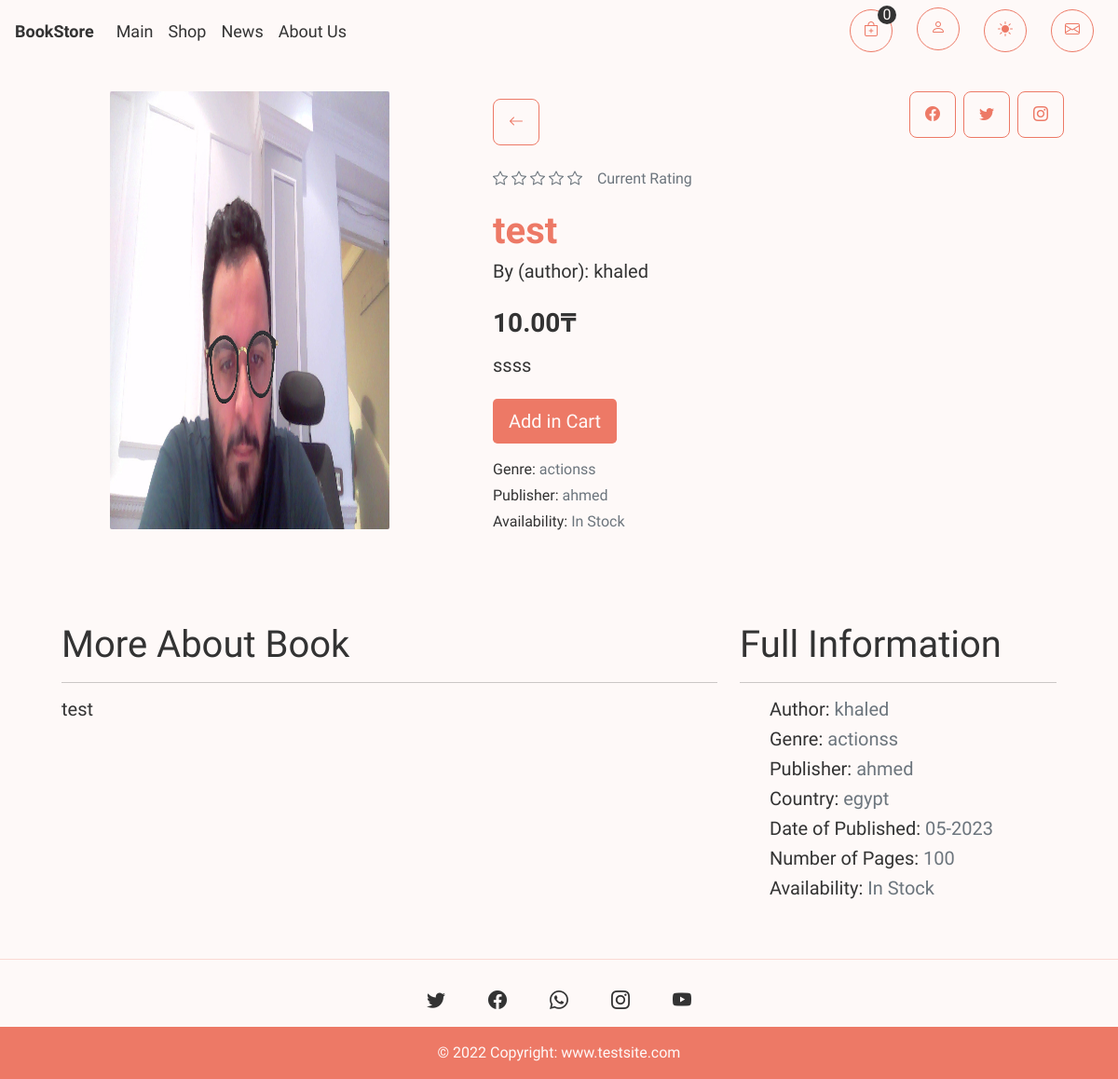
Screenshot of /shop/book/test/ with the database file from the repository.
### shop/models.py (models this page shows, shortened)
class Book(models.Model):
    title = models.CharField(max_length=100)
    mini_content = models.CharField(max_length=100, null=True)
    price = models.DecimalField(max_digits=7, decimal_places=2)
    slug_book = models.SlugField(max_length=255, unique=True, db_index=True, verbose_name="URL")
    author = models.ForeignKey('Authors', on_delete=models.PROTECT, null=True, default=None)
    genre = models.ForeignKey('Genres', on_delete=models.PROTECT, null=True, default=None)
    country = models.ForeignKey('Countries', on_delete=models.PROTECT, null=True, default=None)
    year_of_published = models.DateTimeField()
    content = models.TextField(blank=True)
    publisher = models.ForeignKey('Publisher', on_delete=models.PROTECT, null=True, default=None)
    number_of_pages = models.IntegerField()
    number_of_books = models.IntegerField()
    photo_of_book = models.ImageField(upload_to="books_photos/%Y/%m/%d/")
    class Meta:
        verbose_name_plural = 'Books'
    def get_book(self, slug):
        return self.objects.select_related('author', 'genre', 'country', 'publisher').get(slug_book=slug)

class Authors(models.Model):
    name = models.CharField(max_length=100)
    photo = models.ImageField(upload_to="author_photos/%Y/%m/%d/")
    info = models.TextField(blank=True)
    slug = models.SlugField(max_length=255, unique=True, db_index=True)
    def __str__(self):
        return self.name
    class Meta:
        verbose_name_plural = 'Authors'

class Genres(models.Model):
    name = models.CharField(max_length=100)
    photo = models.ImageField(upload_to="genre_photos/%Y/%m/%d/")
    info = models.TextField(blank=True)
    slug = models.SlugField(max_length=255, unique=True, db_index=True)
    def __str__(self):
        return self.name
    class Meta:
        verbose_name_plural = 'Genres'

class Publisher(models.Model):
    name = models.CharField(max_length=75)
    photo = models.ImageField(upload_to="publisher_photos/%Y/%m/%d/")
    year = models.IntegerField()
    info = models.TextField(blank=True)
    slug = models.SlugField(max_length=255, unique=True, db_index=True)
    def __str__(self):
        return self.name
    class Meta:
        verbose_name_plural = 'Publishers'

class Countries(models.Model):
    name = models.CharField(max_length=50)
    photo = models.ImageField(upload_to="country_photos/%Y/%m/%d/")
    info = models.TextField(blank=True)
    slug = models.SlugField(max_length=255, unique=True, db_index=True)
    def __str__(self):
        return self.name
    class Meta:
        verbose_name_plural = 'Countries'

### shop/views.py (the view)
# urls.py: path('book/<slug:book_slug>/', show_book, name='book'),
def show_book(request, book_slug):
    book = Book.get_book(Book, book_slug)
    return render(request, 'shop/book.html', {'book': book})

### shop/templatetags/shop_tags.py (called while the page is built, shortened)
@register.simple_tag(takes_context=True)
def load_user_info(context):
    request = context['request']
    if request.user.is_authenticated:
        customer = request.user.customer
        order, created = Order.objects.get_or_create(customer=customer, complete=False)
        items = order.orderitem_set.all().select_related('book', 'book__author')
        card_items = order.get_cart_items
    else:
        try:
            cart = json.loads(request.COOKIES['cart'])
        except KeyError:
            cart = {}
        card_items = 0
        order = {'get_cart_total': 0, 'get_cart_items': 0}
        items = []
    return {'items': items, 'order': order, 'card_items': card_items, }

### shop/templates/shop/book.html
{% extends 'shop/layout.html' %}
{% load static %}
{% block content %}
<link rel="stylesheet" href="{% static 'shop/css/book.css' %}">
    <div class="container">
        <div class="row py-3 justify-content-center">
            <div class="col-xl-5 text-center mb-5">
                <div class="book-img mt-3">
                    <img src="{{book.photo_of_book.url}}" id="book-img-id" class="img-fluid">
                </div>
            </div>
            <div class="col-xl-7 justify-content-center mb-5 px-4 book-info">
                <div class="mb-3 mt-3 d-flex align-items-center justify-content-between">
                    <a href="{% url 'shop' %}" class="share-icon"><i class="bi bi-arrow-left"></i></a>
                    <ul class="d-flex align-items-center">
                        <li class="mx-1">
                            <a href="#" class="share-icon"><i class="bi bi-facebook"></i></a>
                        </li>
                        <li class="mx-1">
                            <a href="#" class="share-icon"><i class="bi bi-twitter"></i></a>
                        </li>
                        <li class="mx-1">
                            <a href="#" class="share-icon"><i class="bi bi-instagram"></i></a>
                        </li>
                    </ul>
                </div>
                <div class="d-flex align-items-center mb-3 text-muted">
                    <div class="mb-1">
                        <i class="bi bi-star"></i>
                        <i class="bi bi-star"></i>
                        <i class="bi bi-star"></i>
                        <i class="bi bi-star"></i>
                        <i class="bi bi-star"></i>
                    </div>
                    <span class="px-3 mb-1">Current Rating</span>
                </div>
                <h1 class="mb-1 text-main-info"><strong>{{book.title}}</strong></h1>
                <div class="mb-4">
                    <small class="book-character-text">By (author):</small><a class="text-decoration-none book-character-link book-character-text" href="{% url 'category' 'author' book.author.slug %}"> {{book.author}}</a>
                </div>
                <div class="mb-3">
                    <h3><strong>{{book.price}}₸</strong></h3>
                </div>
                <h5 class="mb-4">
                    {{book.mini_content}}
                </h5>
                {% if book.number_of_books > 0 %}
                <div class="mb-3">
                    <a class="btn btn-lg card-btn-cl update-cart" data-book="{{book.pk}}" data-action="add">Add in Cart</a>
                </div>
                {% else %}
                <div class="mb-3">
                    <h3 class="text-muted"><strong>Unfortunately this item is out of stock</strong></h3>
                </div>
                {% endif %}
                <ul class="mb-4 ul-list">
                    <li class="mb-1">
                        <span>Genre:</span>
                        <a href="{% url 'category' 'genre' book.genre.slug %}" class="text-muted text-decoration-none">{{book.genre}}</a>
                    </li>
                    <li class="mb-1">
                        <span>Publisher:</span>
                        <a href="{% url 'category' 'publisher' book.publisher.slug %}" class="text-muted text-decoration-none">{{book.publisher}}</a>
                    </li>
                    <li class="mb-1">
                        <span>Availability:</span>
                        {% if book.number_of_books >= 1 %}
                        <a class="text-muted text-decoration-none">In Stock</a>
                        {% else %}
                        <a class="text-muted text-decoration-none">Not Available</a>
                        {% endif %}
                    </li>
                </ul>
            </div>
        </div>
        <div class="row mt-2 px-4 additional-info">
            <div class="col-lg-8 mb-5">
                <h1>More About Book</h1>
                <hr>
                <h5>{{book.content}}</h5>
            </div>
            <div class="col-lg-4 mb-5">
                <h1>Full Information</h1>
                <hr>
                <ul>
                    <li class="my-2">
                        <h5>Author: <a href="{% url 'category' 'author' book.author.slug %}" class="text-muted text-decoration-none">{{book.author}}</a></h5>
                    </li>
                    <li class="my-2">
                        <h5>Genre: <a href="{% url 'category' 'genre' book.genre.slug %}" class="text-muted text-decoration-none">{{book.genre}}</a></h5>
                    </li>
                    <li class="my-2">
                        <h5>Publisher: <a href="{% url 'category' 'publisher' book.publisher.slug %}" class="text-muted text-decoration-none">{{book.publisher}}</a></h5>
                    </li>
                    <li class="my-2">
                        <h5>Country: <a href="{% url 'category' 'country' book.country.slug %}" class="text-muted text-decoration-none">{{book.country}}</a></h5>
                    </li>
                    <li class="my-2">
                        <h5>Date of Published: <a class="text-muted text-decoration-none">{{book.year_of_published|date:'m-Y'}}</a></h5>
                    </li>
                    <li class="my-2">
                        <h5>Number of Pages: <a class="text-muted text-decoration-none">{{book.number_of_pages}}</a></h5>
                    </li>
                    <li class="my-2">
                        <h5>Availability:
                            {% if book.number_of_books >= 1 %}
                                <a class="text-muted text-decoration-none">In Stock</a>
                            {% else %}
                                <a class="text-muted text-decoration-none">Not Available</a>
                            {% endif %}
                        </h5>
                    </li>
                </ul>
            </div>
        </div>
    </div>
{% endblock %}

### shop/static/shop/css/main.css (style rules this page uses)
:root { --primary-color: #fef9f8; --secondary-color: #333; --third-color: #f5eec2; --first-light-color: #ed7966; --first-light-color-hover: #d56c5b; --light-color-hover: #fdf1ef; --light-color-opacity: rgba(237, 121, 102, 0.85); }
html { visibility: hidden; overflow-x: hidden; }
body { background-color: var(--primary-color); color: var(--secondary-color); font-family: 'Work Sans', sans-serif; }
.text-main-info { color: var(--first-light-color); }
.btn { color: var(--secondary-color); text-decoration: none; }
.card-btn-cl { background-color: var(--first-light-color); color: #fef9f8; }

### shop/static/shop/css/book.css (style rules this page uses)
.book-img { width: 300px; height: 470px; border-radius: 2px; overflow: hidden; margin-left: auto; margin-right: auto; }
#book-img-id { max-width: 100%; height: 100%; animation: 1.5s ease-in-out 0s 1 fade-in; transition: transform 0.5s; }
.book-info { animation: 1.5s ease-in-out news-change-two-percent; }
.share-icon { width: 50px; height: 50px; border-radius: 8px; display: flex; align-items: center; justify-content: center; border: 1px solid var(--first-light-color); color: var(--first-light-color); }
.book-character-link { color: var(--secondary-color); }
.book-character-text { font-size: 20px; }
.additional-info { animation: 1.5s ease-in-out news-change-two-percent; }
ul { list-style: none; }
.ul-list { margin-left: -2rem; }

### rows the page displays
Book: photo_of_book (picture), title "test", author "khaled", price "10.00", mini_content "ssss", genre "actionss", publisher "ahmed", content "test", country "egypt", year_of_published "05-2023", number_of_pages "100"

### other values shown
{{ user_info.card_items }} "0"
